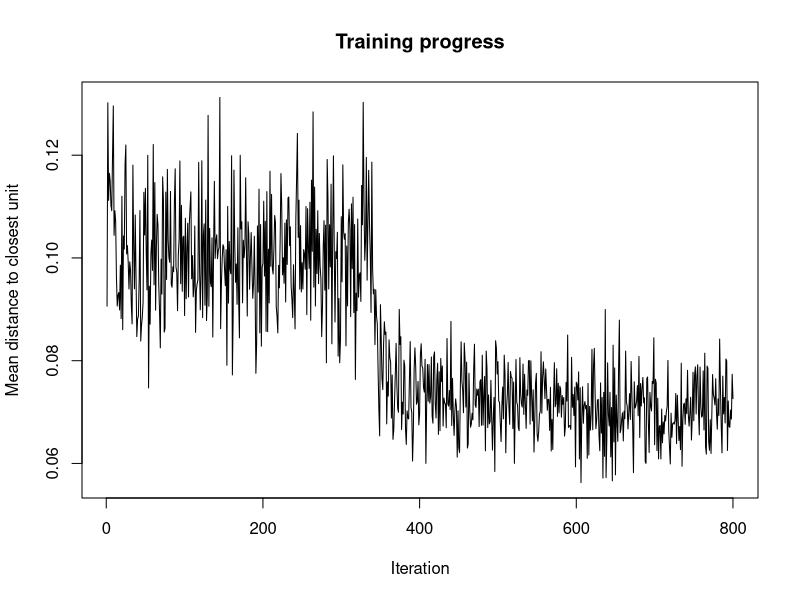
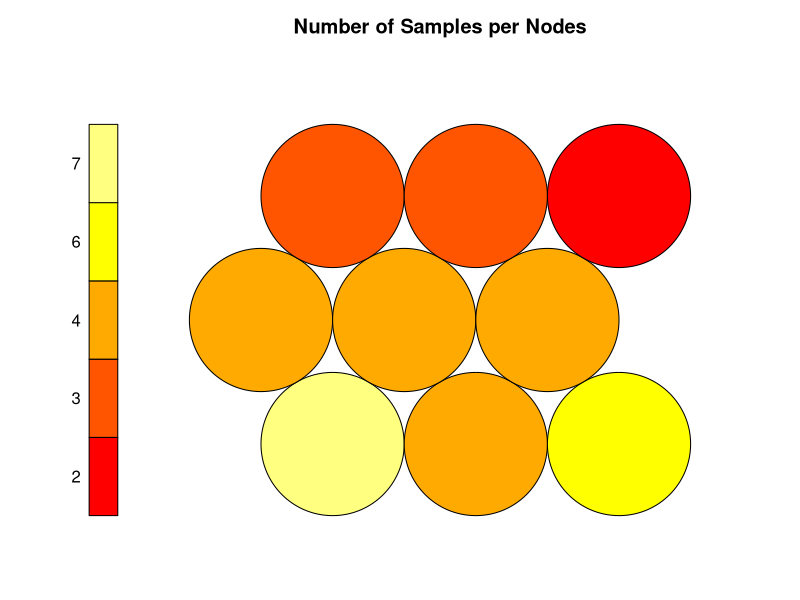
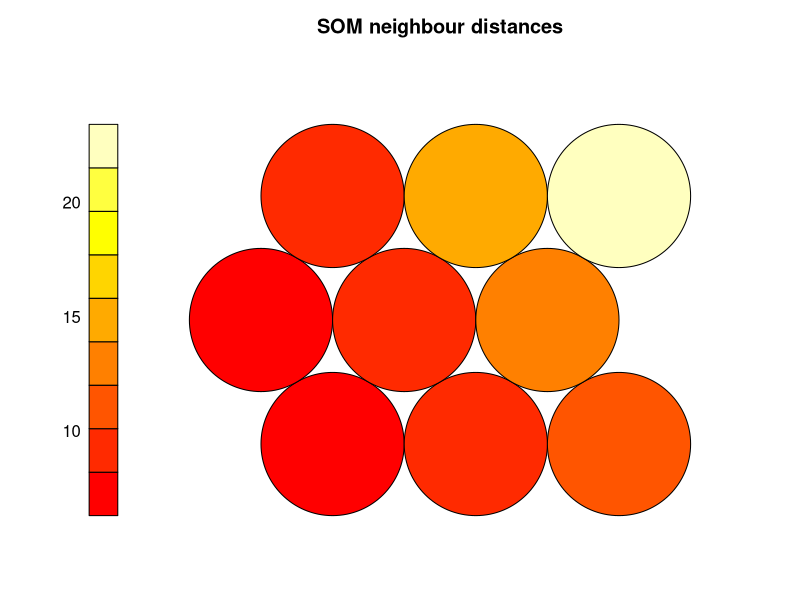
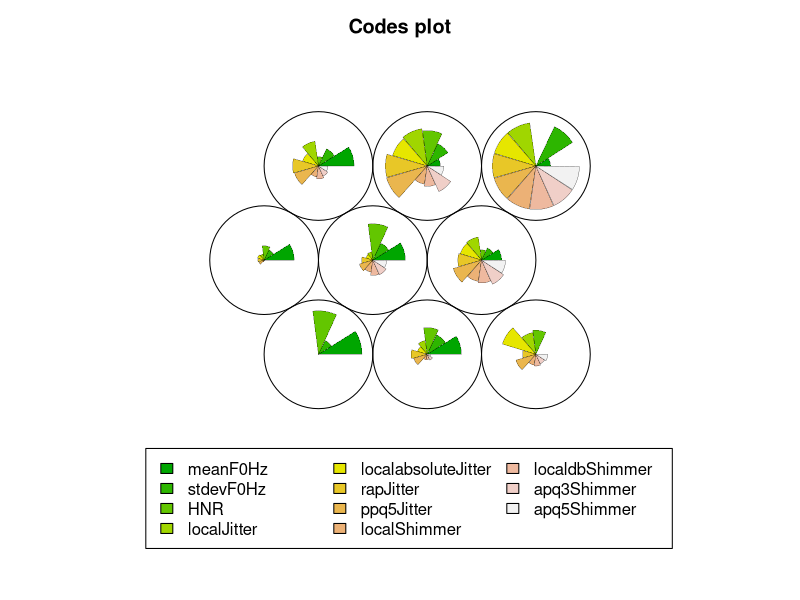

The R script that drew these images, in order: (Note: this script raises an error after producing the figures.)
require(kohonen)
#require(gridExtra)
#require(grid)
install.packages("gridExtra")
library(gridExtra)
library(grid)

#read the data
data <- read.csv("readtext.csv")
cat("Number of cols: ", ncol(data), "\n")
cat("Number of cols: ", nrow(data), "\n")

#drop the first(the ID) and last(the label) column
data_train <- data[, -c(1, 13)]
data_train_matrix <- as.matrix(scale(data_train))

#SOM
som_grid <- somgrid(xdim = 3, ydim = 3, topo = "hexagonal")
som_model <- som(data_train_matrix,
                  grid = som_grid, rlen = 800,
                  alpha = c(0.05, 0.01), keep.data = TRUE)

pdf_path <- "som_graphs2.pdf"
pdf(file = pdf_path, height = 11, width = 10)

#Training progress for SOM
plot(som_model, type = "changes")

#Number of samples per node
plot(som_model, type = "count", main = "Number of Samples per Nodes")

#U-matrix visualisation????
plot(som_model, type = "dist.neighbours", main = "SOM neighbour distances")

print(som_model$grid)

# number of instances assigned to each node
nb <- table(som_model$unit.classif)
print("number of instances assigned to each node")
print(nb)

## See what node each sample is located in
res <- data.frame(som_model$distances, som_model$unit.classif)
colnames(res) <- c("distFromClus", "Cluster")
print("Cluster each sample belongs to")
print(res)

#Weight Vector View
plot(som_model, type = "codes")

## Kohonen Heatmap creation......loop through each feature
##this is for the scaled version
#for (i in 1:11) {
#plot(som_model, type = "property",
      #property = getCodes(som_model)[, i],
     # main = colnames(getCodes(som_model))[i], palette.name = coolBlueHotRed)
#}

#coolBlueHotRed <- function(n, alpha = 1) {
                         # rainbow(n, end = 4 / 6, alpha = alpha)[n:1]
                         # }

#pretty_palette <- c("#1f77b4","#ff7f0e","#2ca02c", "#d62728","#9467bd","#8c564b","#e377c2")


  # Unscaled Heatmaps
  for (i in 1:11) {
var_unscaled <- aggregate(as.numeric(data_train[, i]),
 by = list(som_model$unit.classif), FUN = mean, simplify = TRUE)[, 2]
plot(som_model, type = "property", property = var_unscaled,
main = colnames(getCodes(som_model))[i], palette.name = coolBlueHotRed)
  }
dev.off()

pdf("samples_in_cluster.pdf", height = 11, width = 10)
grid.table(res)
dev.off()
